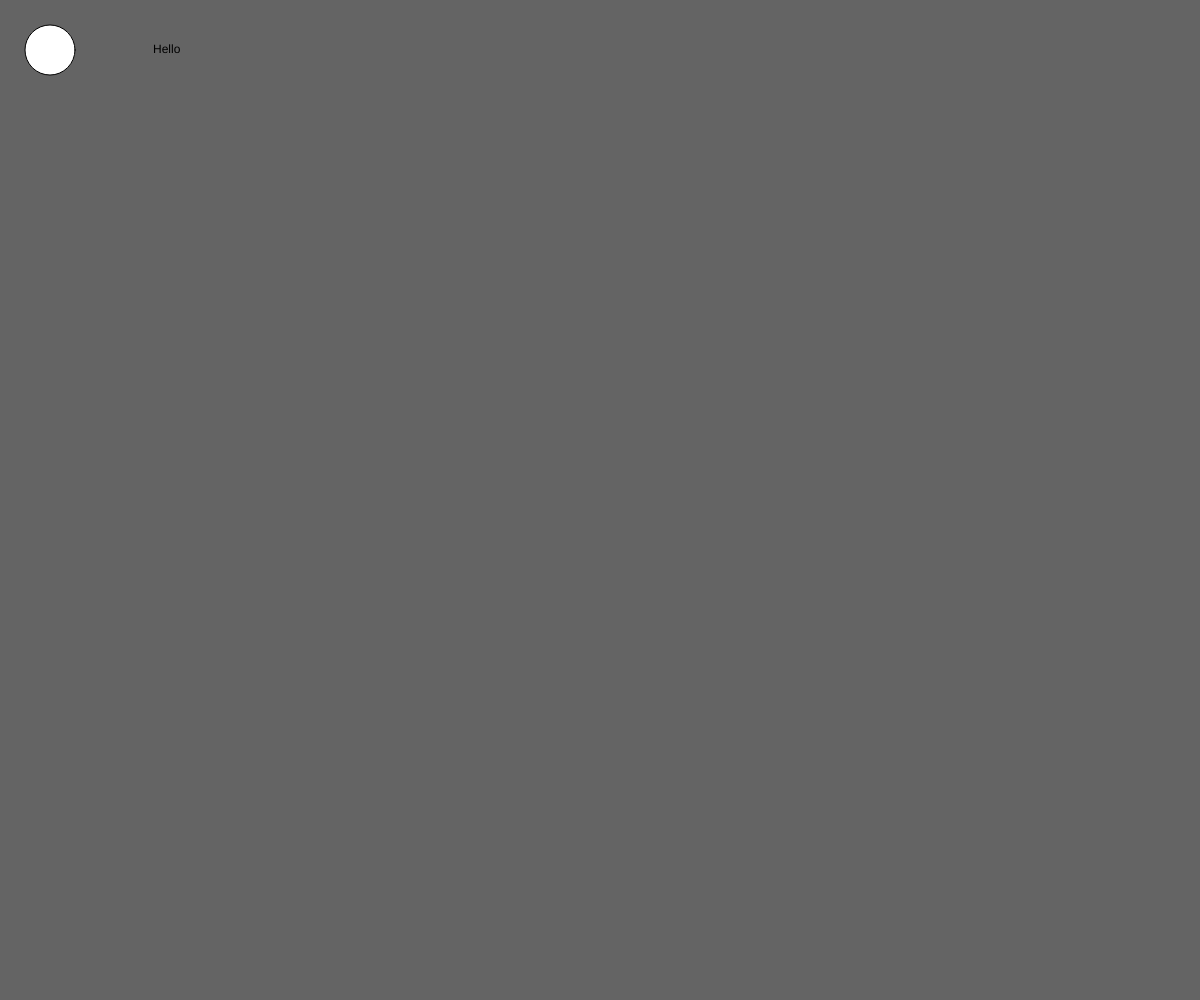
Frame 1 (no input)
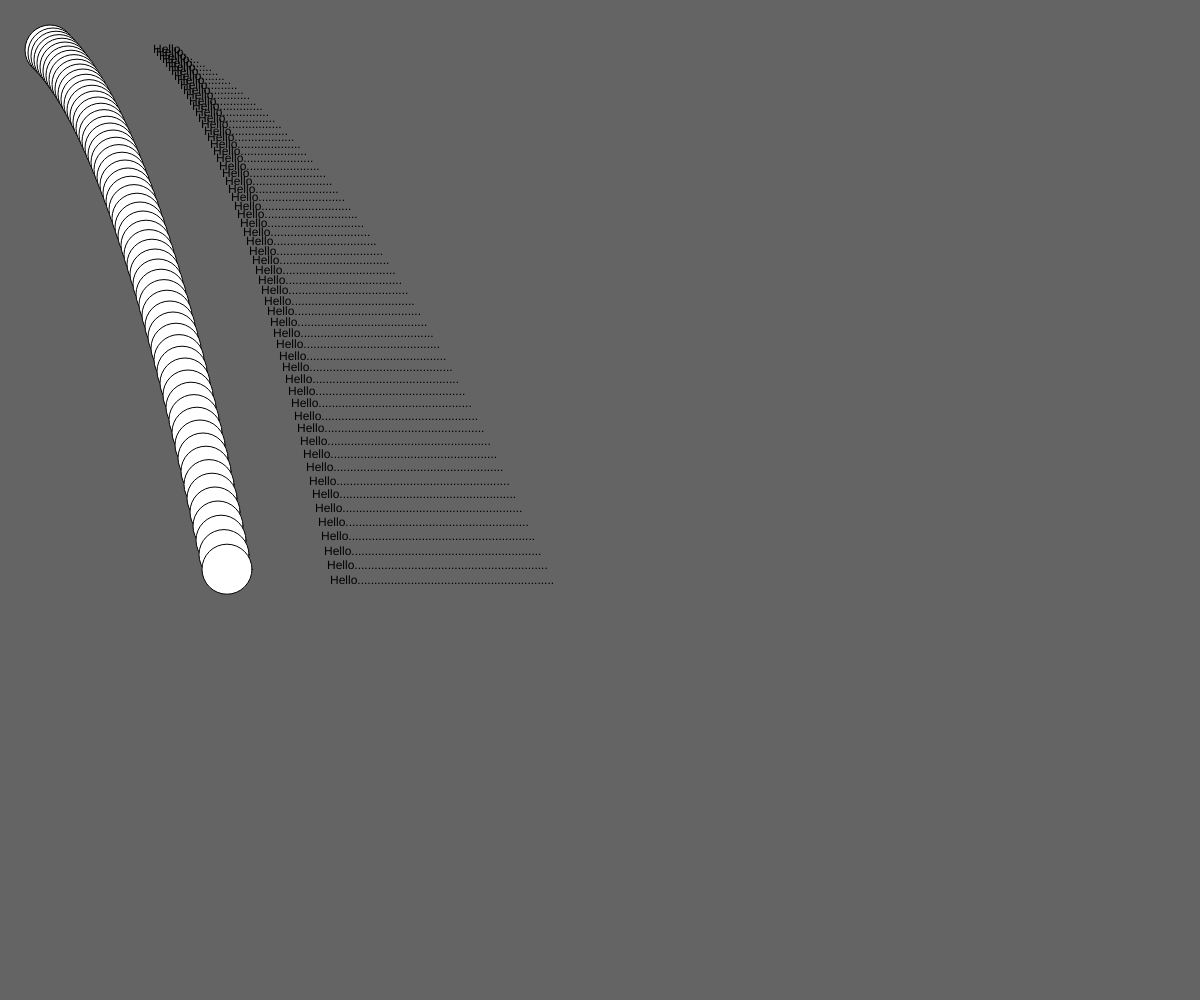
Frame 60 (no input)
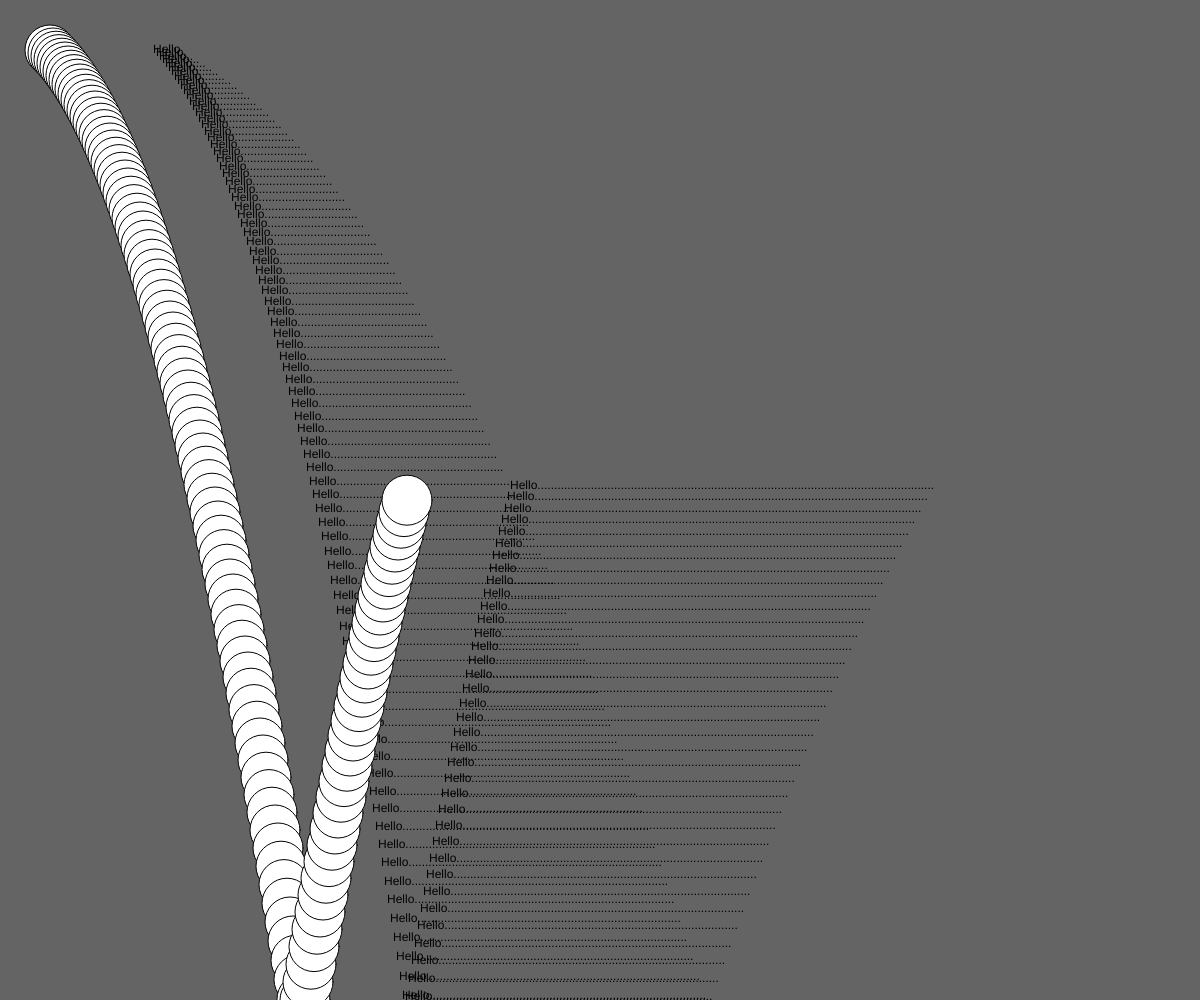
Frame 120 (the mouse pressed at the canvas centre since frame 60)

The p5.js sketch that drew these frames (run headless with seeded random() and noise() and a simulated clock; from frame 60 on, the mouse is pressed at the canvas centre):

// p5.js sketch
// ── sketch.js
function setup() {
	createCanvas(windowWidth, windowHeight);
	background(100); //0:balck
}

let x = 50, y = 50;
let vx = 3, vy = 3;
p = 0.9

let txt = "Hello";

function draw() {
	//background(100);
	ellipse(x, y, 50);
	x = x + vx;
	y = y + vy;
	vy += 0.2;
	if (y > height){
		vy = -vy * p; //ball bounce
		y = height; //Avoid p is too small to cause the ball stick at the bottom.
	}

	text(txt, x+100, y);
	txt = txt + ".";
}
